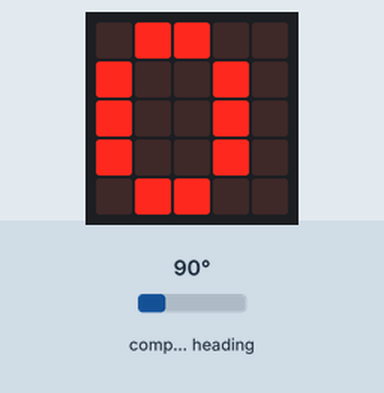
The program below on a simulated BBC micro:bit (MakeCode). Shown: the board's 5×5 LED display. Inputs (shaded band) come from the test bench; at power-on: compass heading 90°. The compass is already calibrated.

Above: at 1.2 s.
1.3 s: compass heading set to 49°
2.9 s: compass heading set to 40°
At 4.6 s:
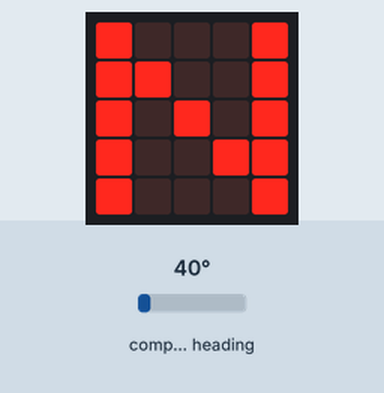
4.9 s: compass heading set to 180°
At 6.1 s:
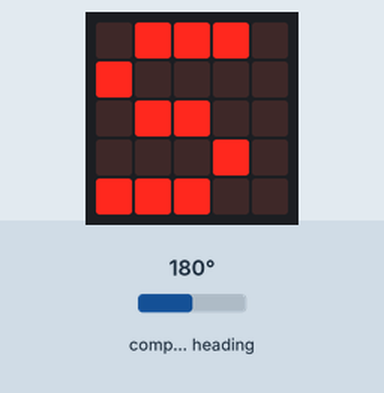
6.7 s: compass heading set to 221°
8.2 s: compass heading set to 229°
At 9.3 s:
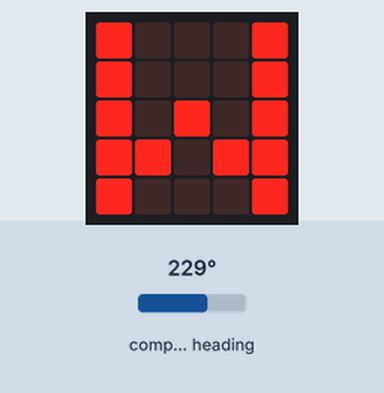
10.2 s: compass heading set to 7°
At 10.9 s:
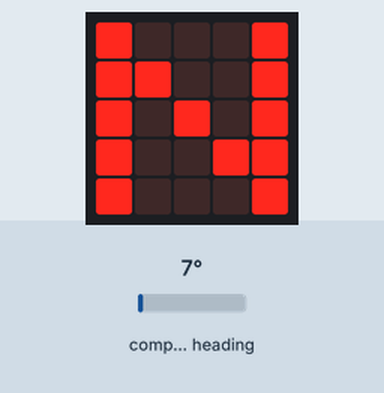
Timing chart, 0 to 12.9 s (numbered marks = the images above; inputs shaded):
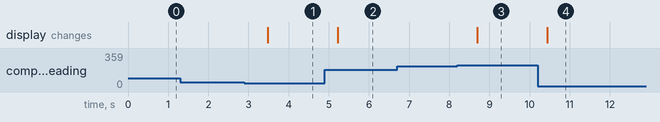

Measured:
- the behaviour switches between 45 and 44° on compass heading (found by bisection; images 0 and 1)
- the behaviour switches between 224 and 225° on compass heading (found by bisection; images 2 and 3)
- after the input at 1.3 s, every drawn part: stays the same
- after the input at 2.9 s, the display: changes after 0.58 s (image 1)
- after the input at 4.9 s, the display: changes after 0.32 s (image 2)
- after the input at 6.7 s, every drawn part: stays the same
- after the input at 8.2 s, the display: changes after 0.50 s (image 3)
- after the input at 10.2 s, the display: changes after 0.24 s (image 4)

The program:

main.ts
```typescript
let richtung = 0
basic.forever(function () {
    richtung = input.compassHeading()
    if (richtung < 45) {
        basic.showString("N")
    } else if (richtung < 135) {
        basic.showString("O")
    } else if (richtung < 225) {
        basic.showString("S")
    } else if (richtung < 315) {
        basic.showString("W")
    }
    basic.pause(100)
})
```

test.ts
```typescript
// Hier kann man Tests durchführen; diese Datei wird nicht kompiliert, wenn dieses Paket als Erweiterung verwendet wird.
```
